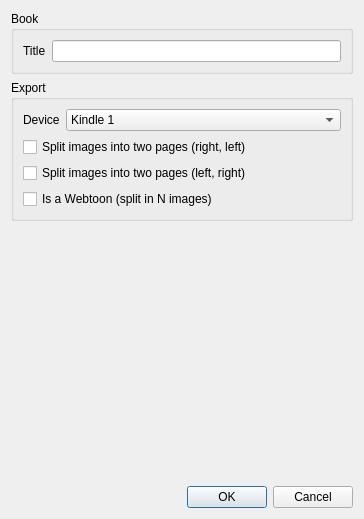
<?xml version="1.0" encoding="UTF-8"?>
<ui version="4.0">
 <class>DialogOptions</class>
 <widget class="QDialog" name="DialogOptions">
  <property name="geometry">
   <rect>
    <x>0</x>
    <y>0</y>
    <width>364</width>
    <height>519</height>
   </rect>
  </property>
  <property name="windowTitle">
   <string>Options</string>
  </property>
  <layout class="QVBoxLayout" name="verticalLayout">
   <item>
    <widget class="QGroupBox" name="title_block">
     <property name="title">
      <string>Book</string>
     </property>
     <property name="flat">
      <bool>false</bool>
     </property>
     <layout class="QFormLayout" name="formLayout">
      <item row="0" column="0">
       <widget class="QLabel" name="label">
        <property name="text">
         <string>Title</string>
        </property>
       </widget>
      </item>
      <item row="0" column="1">
       <widget class="QLineEdit" name="lineEditTitle"/>
      </item>
     </layout>
    </widget>
   </item>
   <item>
    <widget class="QGroupBox" name="export_block">
     <property name="title">
      <string>Export</string>
     </property>
     <layout class="QVBoxLayout" name="verticalLayout_2">
      <item>
       <layout class="QFormLayout" name="formLayout_2">
        <property name="fieldGrowthPolicy">
         <enum>QFormLayout::AllNonFixedFieldsGrow</enum>
        </property>
        <item row="0" column="0">
         <widget class="QLabel" name="label_2">
          <property name="text">
           <string>Device</string>
          </property>
         </widget>
        </item>
        <item row="0" column="1">
         <widget class="QComboBox" name="comboBoxDevice">
          <item>
           <property name="text">
            <string>Kindle 1</string>
           </property>
          </item>
          <item>
           <property name="text">
            <string>Kindle 2/3/Touch</string>
           </property>
          </item>
          <item>
           <property name="text">
            <string>Kindle 4 &amp; 5</string>
           </property>
          </item>
          <item>
           <property name="text">
            <string>Kindle DX/DXG</string>
           </property>
          </item>
          <item>
           <property name="text">
            <string>Kindle Paperwhite 1 &amp; 2</string>
           </property>
          </item>
          <item>
           <property name="text">
            <string>Kindle Paperwhite 3/Voyage/Oasis</string>
           </property>
          </item>
          <item>
           <property name="text">
            <string>Kobo Mini/Touch</string>
           </property>
          </item>
          <item>
           <property name="text">
            <string>Kobo Glo</string>
           </property>
          </item>
          <item>
           <property name="text">
            <string>Kobo Glo HD</string>
           </property>
          </item>
          <item>
           <property name="text">
            <string>Kobo Aura</string>
           </property>
          </item>
          <item>
           <property name="text">
            <string>Kobo Aura HD</string>
           </property>
          </item>
          <item>
           <property name="text">
            <string>Kobo Aura H2O</string>
           </property>
          </item>
          <item>
           <property name="text">
            <string>Kobo Libra H2O</string>
           </property>
          </item>
          <item>
           <property name="text">
            <string>Kobo Elipsa 2E</string>
           </property>
          </item>
         </widget>
        </item>
       </layout>
      </item>
      <item>
       <widget class="QCheckBox" name="checkboxSplit">
        <property name="text">
         <string>Split images into two pages (right, left)</string>
        </property>
       </widget>
      </item>
      <item>
       <widget class="QCheckBox" name="checkboxSplitInverse">
        <property name="text">
         <string>Split images into two pages (left, right)</string>
        </property>
       </widget>
      </item>
      <item>
       <widget class="QCheckBox" name="checkboxWebtoon">
        <property name="text">
         <string>Is a Webtoon (split in N images)</string>
        </property>
       </widget>
      </item>
     </layout>
    </widget>
   </item>
   <item>
    <spacer name="verticalSpacer">
     <property name="orientation">
      <enum>Qt::Vertical</enum>
     </property>
     <property name="sizeHint" stdset="0">
      <size>
       <width>20</width>
       <height>40</height>
      </size>
     </property>
    </spacer>
   </item>
   <item>
    <widget class="QDialogButtonBox" name="buttonBox">
     <property name="standardButtons">
      <set>QDialogButtonBox::Cancel|QDialogButtonBox::Ok</set>
     </property>
    </widget>
   </item>
  </layout>
 </widget>
 <resources/>
 <connections>
  <connection>
   <sender>buttonBox</sender>
   <signal>accepted()</signal>
   <receiver>DialogOptions</receiver>
   <slot>accept()</slot>
   <hints>
    <hint type="sourcelabel">
     <x>248</x>
     <y>254</y>
    </hint>
    <hint type="destinationlabel">
     <x>157</x>
     <y>274</y>
    </hint>
   </hints>
  </connection>
  <connection>
   <sender>buttonBox</sender>
   <signal>rejected()</signal>
   <receiver>DialogOptions</receiver>
   <slot>reject()</slot>
   <hints>
    <hint type="sourcelabel">
     <x>316</x>
     <y>260</y>
    </hint>
    <hint type="destinationlabel">
     <x>286</x>
     <y>274</y>
    </hint>
   </hints>
  </connection>
 </connections>
</ui>
